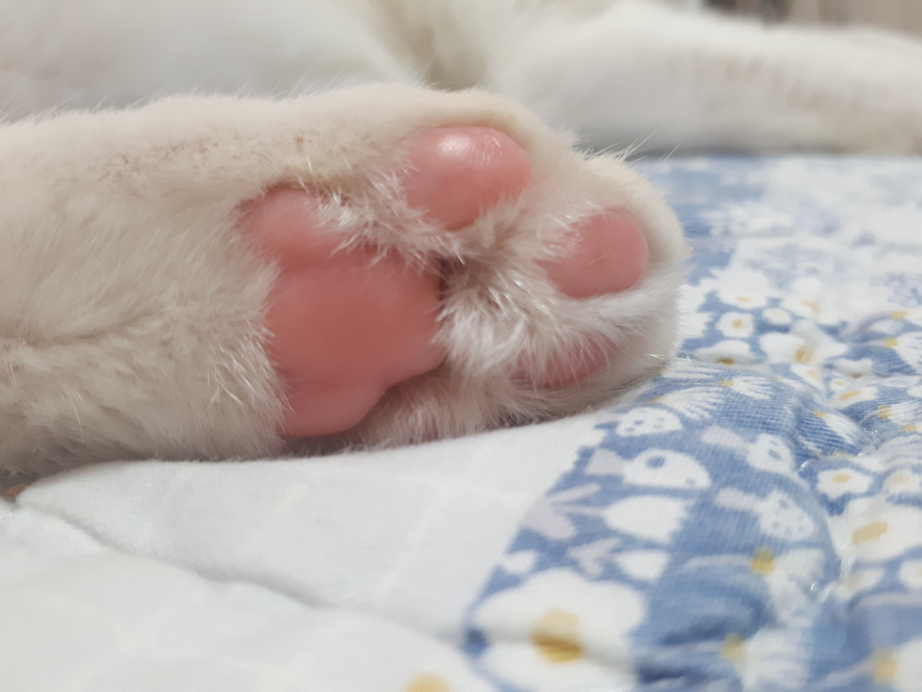
#> input picture homework/2022184031_HW15/cat1.jpg, 4608 x 3456 px (shown at 1/5 size)
$ python -i 2022184031_HW15.py   (imports and definitions only)
#> lines starting #> are read from the running program, lines starting #| are printed output that depends on the picture
from tkinter import *
from tkinter.ttk import *
from tkinter.filedialog import asksaveasfilename, askopenfilename
from PIL import ImageTk, Image, ImageGrab
import random


def stop(event=None):
    window.destroy()


def save_image(event=None):
    file_path = asksaveasfilename(filetypes=[('PNG Images', '*.png'), ('All Files', '*.*')])
    if file_path:
        background_img.save(file_path + '.png', 'png')


def select_image(event=None):
    file_path = askopenfilename(filetypes=[('Image Files', '*.png;*.jpg;*.jpeg;*.gif;*.bmp')])
#> the answer given: cat1.jpg
    if file_path:
        image = Image.open(file_path)
#> image is the input picture: PIL image 4608x3456 RGB; mean R, G, B 183.2, 175.5, 173.1
        num = random.randint(1, 4)
        if num == 1:
            image = image.resize((200, 200))
        elif num == 2:
            image = image.resize((200, 400))
        elif num == 3:
            image = image.resize((400, 200))
        elif num == 4:
            image = image.resize((400, 400))
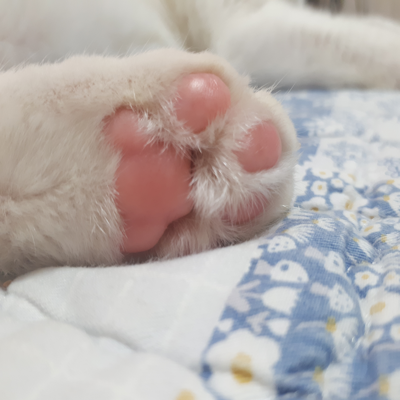
#> image: PIL image 400x400 RGB; mean R, G, B 183.2, 175.5, 173.1
        photo = ImageTk.PhotoImage(image)

#> (the run stopped early here; a loop or call above may not have finished)
